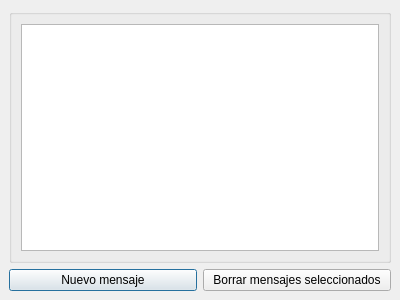
<?xml version="1.0" encoding="UTF-8"?>
<ui version="4.0">
 <class>MensajesDialog</class>
 <widget class="QDialog" name="MensajesDialog">
  <property name="geometry">
   <rect>
    <x>0</x>
    <y>0</y>
    <width>400</width>
    <height>300</height>
   </rect>
  </property>
  <property name="windowTitle">
   <string>MyAcolito - Mensajes</string>
  </property>
  <property name="windowIcon">
   <iconset resource="myResources.qrc">
    <normaloff>:/iconos/MyAcolito/mensajes</normaloff>:/iconos/MyAcolito/mensajes</iconset>
  </property>
  <layout class="QVBoxLayout" name="verticalLayout_3">
   <property name="spacing">
    <number>0</number>
   </property>
   <property name="leftMargin">
    <number>0</number>
   </property>
   <property name="topMargin">
    <number>0</number>
   </property>
   <property name="rightMargin">
    <number>0</number>
   </property>
   <property name="bottomMargin">
    <number>0</number>
   </property>
   <item>
    <widget class="QStackedWidget" name="stackedWidget">
     <property name="currentIndex">
      <number>0</number>
     </property>
     <widget class="QWidget" name="paginaNormal">
      <layout class="QVBoxLayout" name="verticalLayout_2">
       <item>
        <widget class="QGroupBox" name="groupBox">
         <property name="title">
          <string/>
         </property>
         <layout class="QVBoxLayout" name="verticalLayout">
          <item>
           <widget class="QTableView" name="vistaMensajes">
            <property name="selectionBehavior">
             <enum>QAbstractItemView::SelectRows</enum>
            </property>
           </widget>
          </item>
         </layout>
        </widget>
       </item>
       <item>
        <layout class="QHBoxLayout" name="horizontalLayout">
         <item>
          <widget class="QPushButton" name="addButton">
           <property name="text">
            <string>Nuevo mensaje</string>
           </property>
          </widget>
         </item>
         <item>
          <widget class="QPushButton" name="removeButton">
           <property name="text">
            <string>Borrar mensajes seleccionados</string>
           </property>
          </widget>
         </item>
        </layout>
       </item>
      </layout>
     </widget>
     <widget class="QWidget" name="paginaSinTablas">
      <layout class="QVBoxLayout" name="verticalLayout_4">
       <item>
        <spacer name="verticalSpacer_2">
         <property name="orientation">
          <enum>Qt::Vertical</enum>
         </property>
         <property name="sizeType">
          <enum>QSizePolicy::MinimumExpanding</enum>
         </property>
         <property name="sizeHint" stdset="0">
          <size>
           <width>20</width>
           <height>84</height>
          </size>
         </property>
        </spacer>
       </item>
       <item>
        <layout class="QHBoxLayout" name="horizontalLayout_3">
         <item>
          <spacer name="horizontalSpacer_3">
           <property name="orientation">
            <enum>Qt::Horizontal</enum>
           </property>
           <property name="sizeHint" stdset="0">
            <size>
             <width>40</width>
             <height>20</height>
            </size>
           </property>
          </spacer>
         </item>
         <item>
          <widget class="QLabel" name="label_2">
           <property name="text">
            <string/>
           </property>
           <property name="pixmap">
            <pixmap resource="../Acolitos/acolitoRC.qrc">:/acolitos/iconos/reserva</pixmap>
           </property>
           <property name="scaledContents">
            <bool>false</bool>
           </property>
          </widget>
         </item>
         <item>
          <spacer name="horizontalSpacer_4">
           <property name="orientation">
            <enum>Qt::Horizontal</enum>
           </property>
           <property name="sizeHint" stdset="0">
            <size>
             <width>40</width>
             <height>20</height>
            </size>
           </property>
          </spacer>
         </item>
        </layout>
       </item>
       <item>
        <widget class="QLabel" name="label">
         <property name="text">
          <string>No existe la tabla de mensajes; para poder utilizar esta funcionalidad, antes debe de crear dicha tabla.</string>
         </property>
         <property name="alignment">
          <set>Qt::AlignCenter</set>
         </property>
         <property name="wordWrap">
          <bool>true</bool>
         </property>
        </widget>
       </item>
       <item>
        <layout class="QHBoxLayout" name="horizontalLayout_2">
         <item>
          <spacer name="horizontalSpacer">
           <property name="orientation">
            <enum>Qt::Horizontal</enum>
           </property>
           <property name="sizeType">
            <enum>QSizePolicy::Minimum</enum>
           </property>
           <property name="sizeHint" stdset="0">
            <size>
             <width>40</width>
             <height>20</height>
            </size>
           </property>
          </spacer>
         </item>
         <item>
          <widget class="QPushButton" name="crearTablaButton">
           <property name="sizePolicy">
            <sizepolicy hsizetype="Expanding" vsizetype="Fixed">
             <horstretch>0</horstretch>
             <verstretch>0</verstretch>
            </sizepolicy>
           </property>
           <property name="text">
            <string>Pulsa para crear la tabla de mensajes</string>
           </property>
          </widget>
         </item>
         <item>
          <spacer name="horizontalSpacer_2">
           <property name="orientation">
            <enum>Qt::Horizontal</enum>
           </property>
           <property name="sizeType">
            <enum>QSizePolicy::Minimum</enum>
           </property>
           <property name="sizeHint" stdset="0">
            <size>
             <width>40</width>
             <height>20</height>
            </size>
           </property>
          </spacer>
         </item>
        </layout>
       </item>
       <item>
        <widget class="QProgressBar" name="progressBar">
         <property name="value">
          <number>24</number>
         </property>
        </widget>
       </item>
       <item>
        <spacer name="verticalSpacer">
         <property name="orientation">
          <enum>Qt::Vertical</enum>
         </property>
         <property name="sizeHint" stdset="0">
          <size>
           <width>20</width>
           <height>83</height>
          </size>
         </property>
        </spacer>
       </item>
      </layout>
     </widget>
     <widget class="QWidget" name="paginaSinConexion">
      <layout class="QVBoxLayout" name="verticalLayout_5">
       <item>
        <widget class="QLabel" name="label_3">
         <property name="text">
          <string>Sin conexión</string>
         </property>
         <property name="alignment">
          <set>Qt::AlignCenter</set>
         </property>
        </widget>
       </item>
      </layout>
     </widget>
    </widget>
   </item>
  </layout>
  <action name="actionBorrar_mensajes_seleccionados">
   <property name="text">
    <string>Borrar mensajes seleccionados</string>
   </property>
  </action>
 </widget>
 <resources>
  <include location="../Acolitos/acolitoRC.qrc"/>
  <include location="myResources.qrc"/>
  <include location="myResources.qrc"/>
 </resources>
 <connections/>
</ui>
